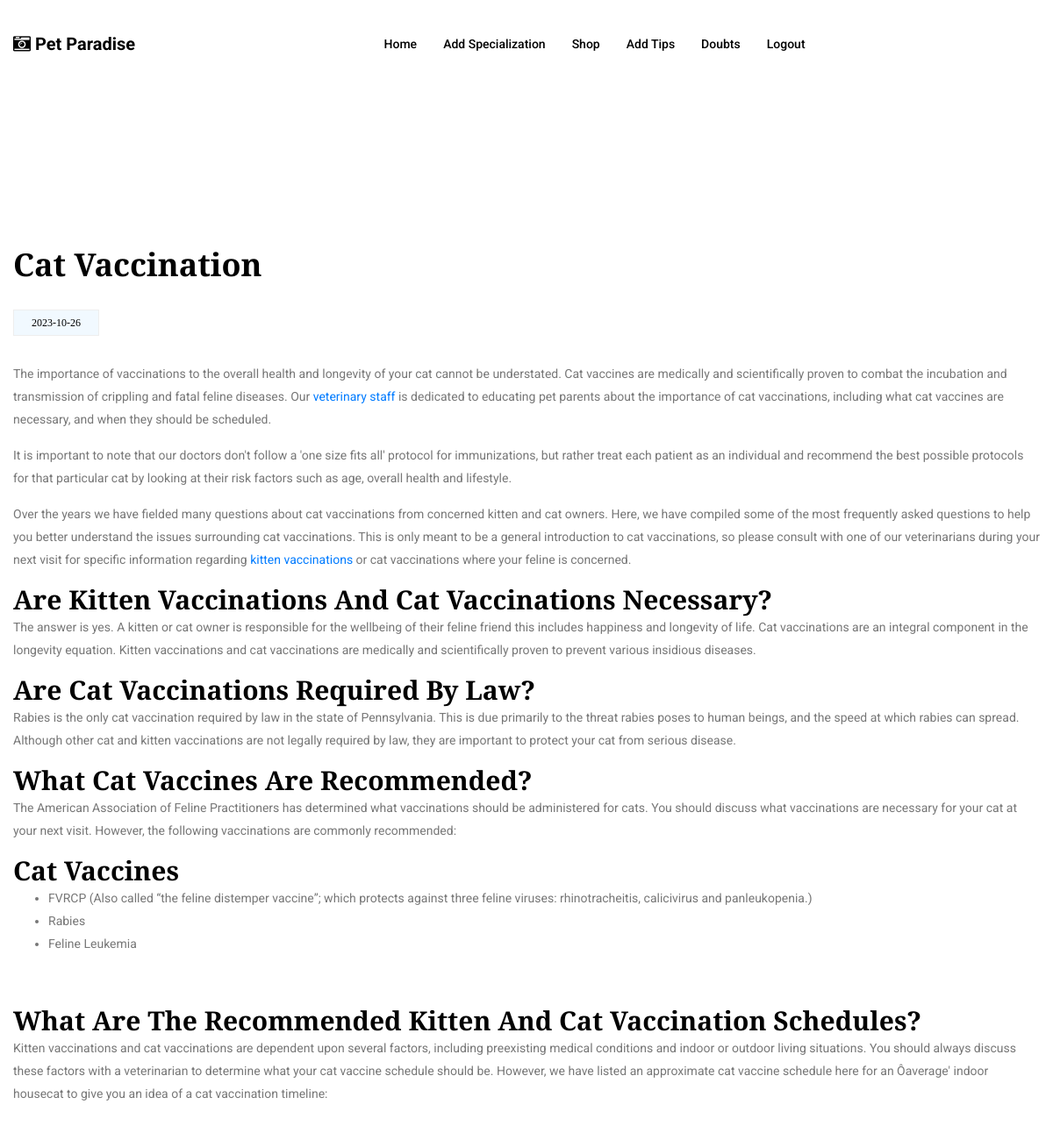
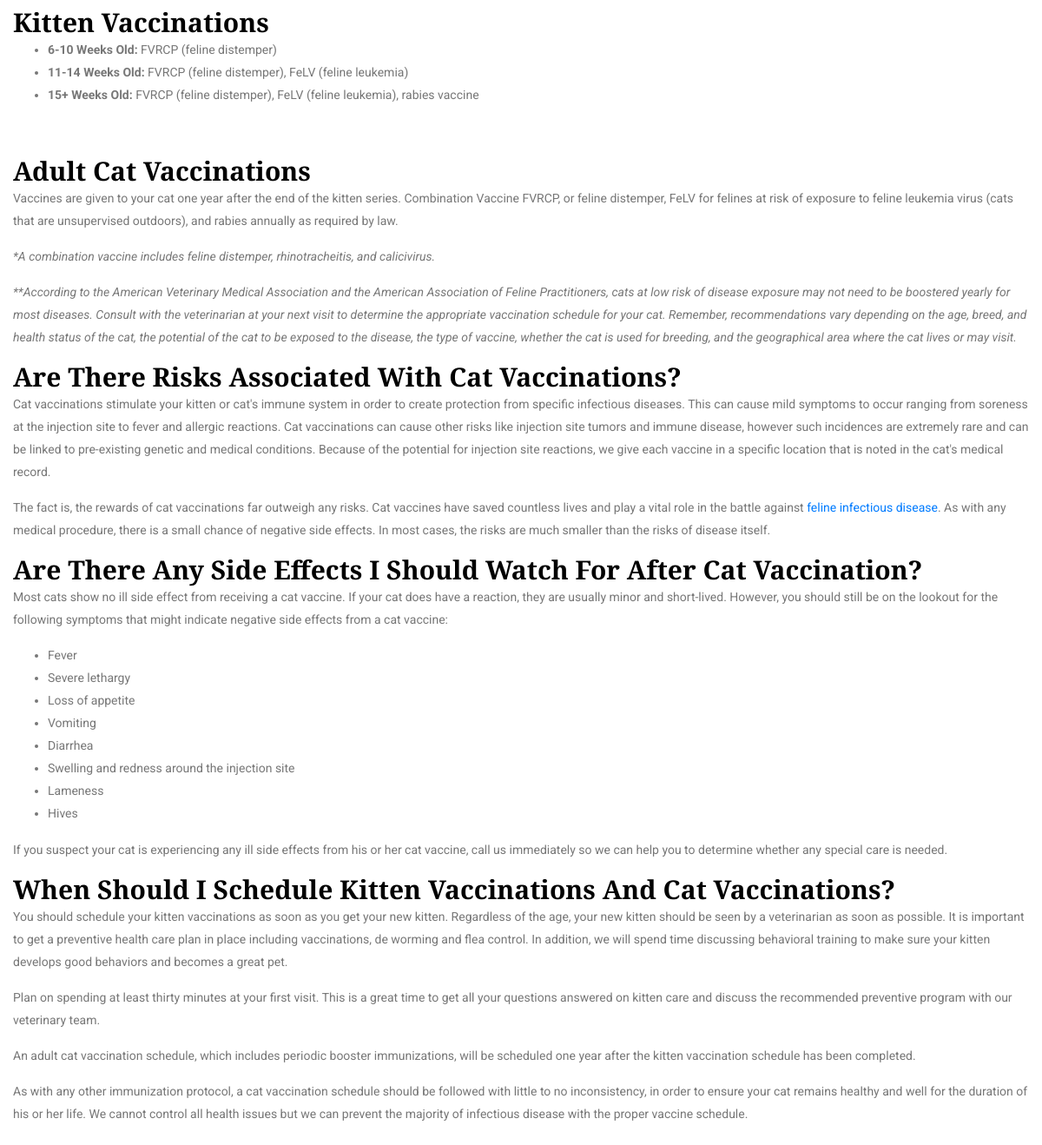
Screenshot of /trainer/vac.php?mid=7 (signed in) with the database file from the repository (2 pictures, top to bottom).
### tables this page shows
CREATE TABLE IF NOT EXISTS `vac` (
  `id` int(11) NOT NULL AUTO_INCREMENT,
  `tit` varchar(150) NOT NULL,
  `des` text NOT NULL,
  `dt` date NOT NULL,
  `pid` varchar(150) NOT NULL,
  `hid` varchar(150) NOT NULL,
  `st` int(11) NOT NULL,
  PRIMARY KEY (`id`)
);

### trainer/vac.php (the view, shortened to what this page needs)
<?php
include '../connection.php';
$mid=$_GET['mid'];
$sel=mysqli_query($dbcon,"select * from vac where pid='$mid' order by id desc limit 1");
    $r=mysqli_fetch_row($sel);
?>
<!doctype html>
<html lang="en">
<head>
    <link rel="stylesheet" href="../temp/css/bootstrap.css">
    <link rel="stylesheet" href="../temp/vendors/linericon/style.css">
    <link rel="stylesheet" href="../temp/css/font-awesome.min.css">
    <link rel="stylesheet" href="../temp/vendors/owl-carousel/owl.carousel.min.css">
    <link rel="stylesheet" href="../temp/vendors/lightbox/simpleLightbox.css">
    <link rel="stylesheet" href="../temp/vendors/nice-select/css/nice-select.css">
    <link rel="stylesheet" href="../temp/vendors/animate-css/animate.css">
    <link rel="stylesheet" href="../temp/vendors/jquery-ui/jquery-ui.css">
    <link rel="stylesheet" href="../temp/css/style.css">
    <link rel="stylesheet" href="../temp/css/responsive.css">
</head>
<body>
    <header class="header_area">
        <div class="main_menu">
            <?php
            include 'menu.php';
            ?>
        </div>
    </header>
    <section class="blog_area section-gap single-post-area">
        <div class="container">
            <div class="row">
                <div class="col-lg-12">
                    <div class="main_blog_details">
                        <a href="#">
                            <h4><?php echo $r[1] ?>  </h4>
                        </a>
                        <div class="user_details">
                            <div class="float-left">
                                <a href="#"><?php echo $r[3] ?> </a>
                            </div>
                        </div>
                        <p><?php echo $r[2] ?></p>
                    </div>
                </div>
            </div>
        </div>
    </section>
</body>
</html>

### trainer/vac.php (style rules this page uses)
* { box-sizing: border-box; }

### rows the page displays
vac: tit "Cat Vaccination", dt "2023-10-26", des "The importance of vaccinations to the overall health and longevity of your cat cannot be understated. Cat vaccines are medically and scientifically proven to combat the incubation and transmission of crippling and fatal feline diseases. Our veterinary staff is dedicated to educating pet parents about the importance of cat vaccinations, including what cat vaccines are necessary, and when they should be scheduled. It is important to note that our doctors don't follow a 'one size fits all' protocol for immunizations, but rather treat each patient as an individual and recommend the best possible protocols for that particular cat by looking at their risk factors such as age, overall health and…"

### other values shown
$title "Pet Paradise"
